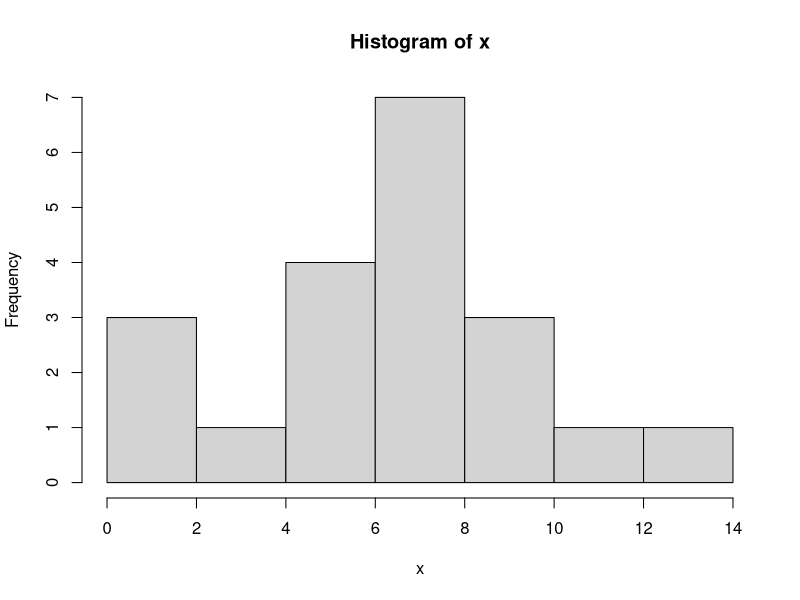
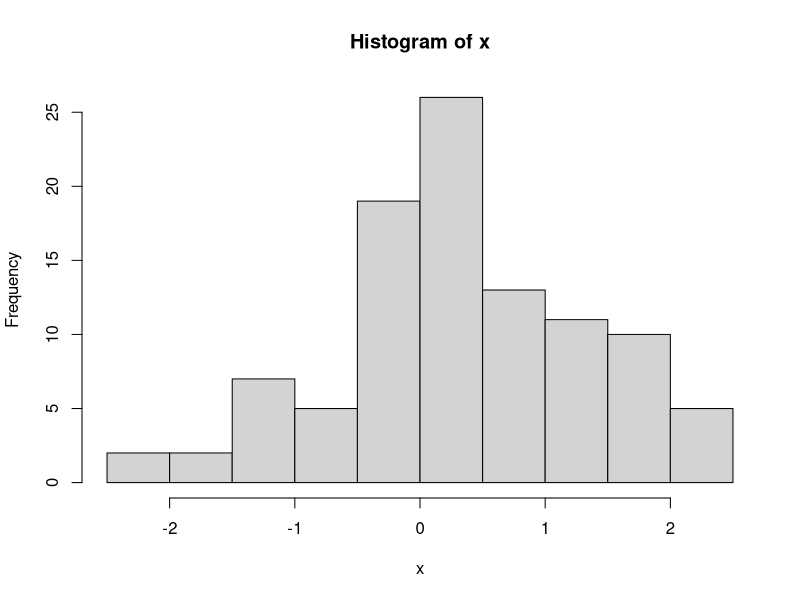
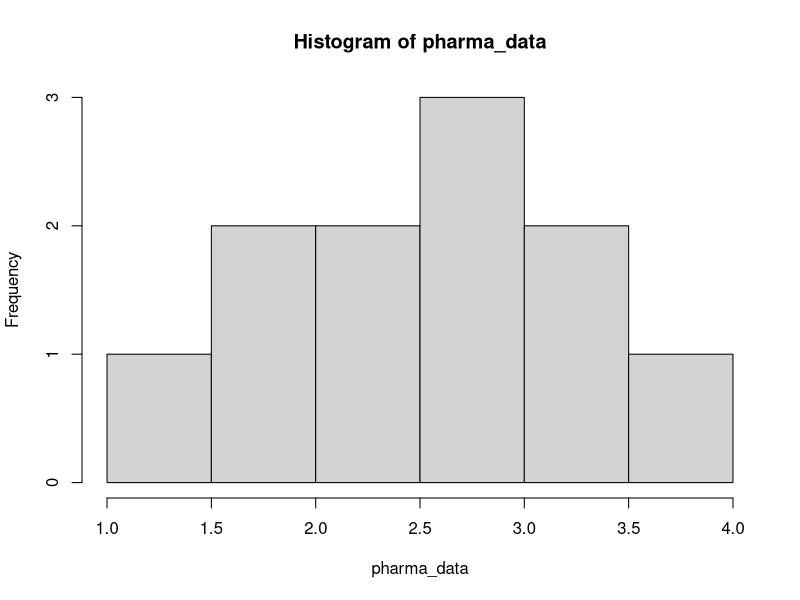
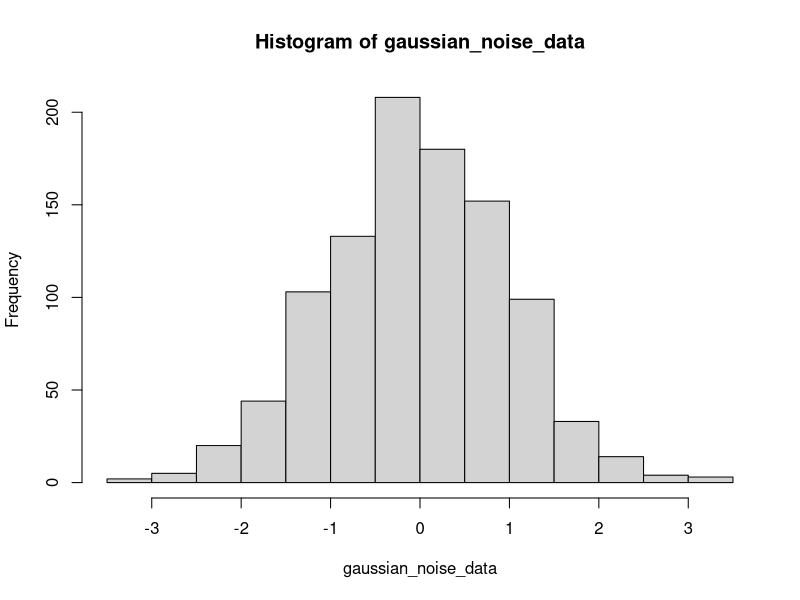
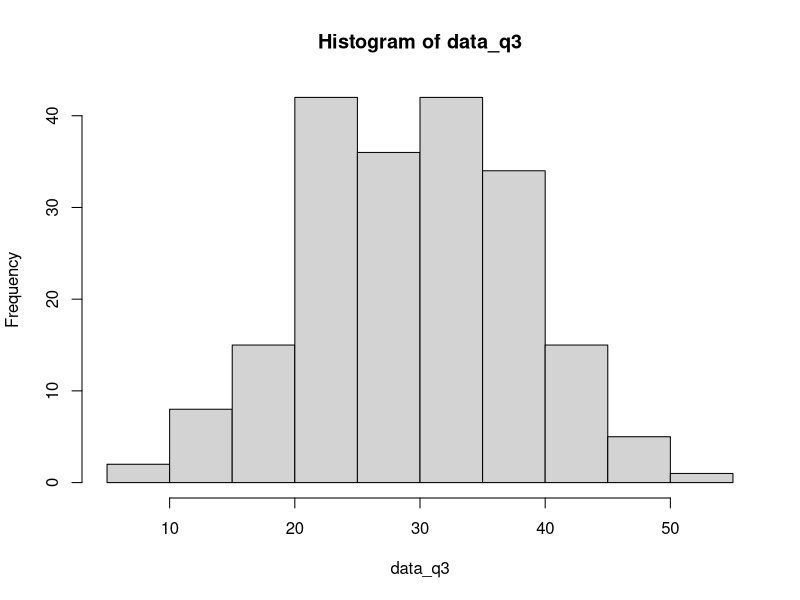
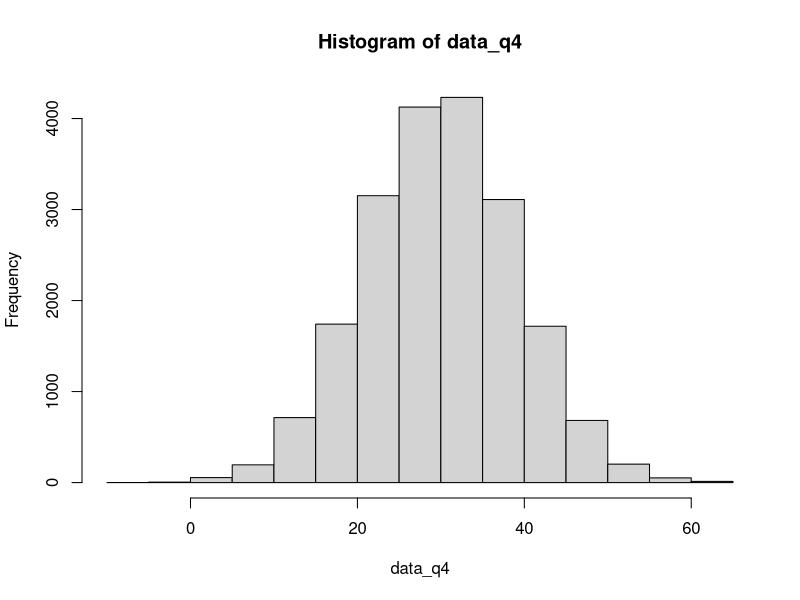
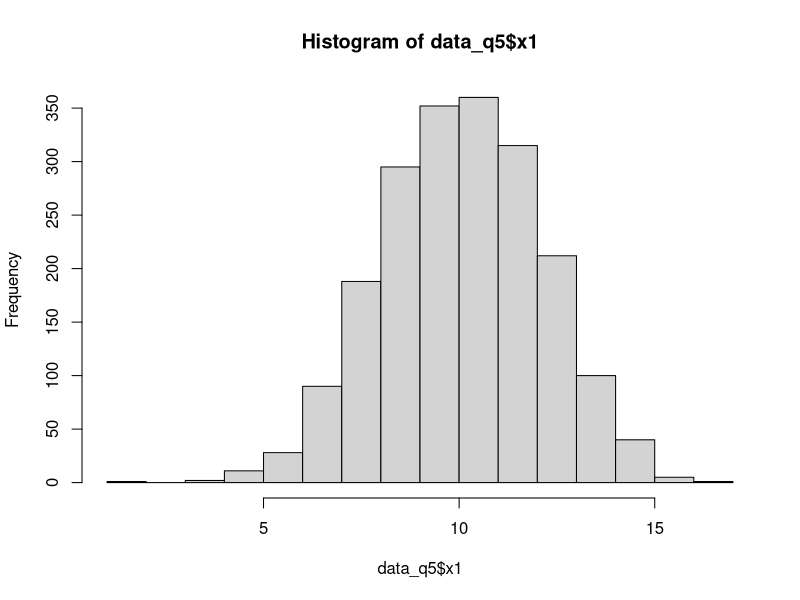
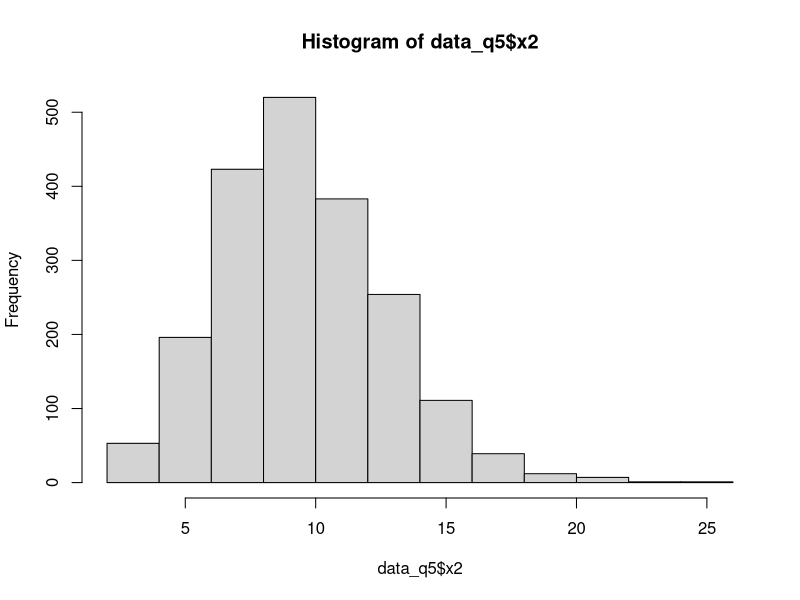

Source code (R) for these figures, in order:
# Store the data values in a vector x
x <- c(4.5, 6.5, 6.4, 8.9, 4.1, 6.4, 6.3, 9.1, 12.1, 1.4, 1.4, 4.6, 1.6, 9.8, 
       7.2, 6.5, 4.1, 6.5, 11.6, 2.9)

# View x
x

# Find the average
mean(x)

# Find the standard deviation
sd(x)

# Find the number of observations
length(x)

summary(x)

hist(x)

set.seed(6142)
n <- 100
x <- rnorm(n)

hist(x)

?rnorm

data1 <- read.csv("Lab0a.csv")
data1

data1$var1

mean(data1$var1)

# Questions

# Q1
pharma_data <- c(1.1, 1.8, 2, 2.4, 2.5, 2.8, 2.9, 3, 3.4, 3.4, 4)
length(pharma_data)
hist(pharma_data)
summary(pharma_data)
sd(pharma_data)
mean(pharma_data)

# Q2
?rnorm
set.seed(42)
gaussian_noise_data <- rnorm(1000)
length(gaussian_noise_data)
hist(gaussian_noise_data)

# Q3
set.seed(39)
data_q3 <- rnorm(200, mean=30, sd=9)
mean(data_q3)
sd(data_q3)
hist(data_q3)

# Q4
data_q4 <- rnorm(20000, 30, 9)
mean(data_q4)
sd(data_q4)
hist(data_q4)  # Observation: more closely resembles a normal distribution

# Q5
data_q5 <- read.csv("Lab0b.csv")
head(data_q5)
summary(data_q5$x1)  # Normal distribution, mean = 10, sd = 3?
hist(data_q5$x1)  
summary(data_q5$x2)  # Uni-modal, Right-tailed distribution
hist(data_q5$x2)
summary(data_q5$x3)
hist(data_q5$x3)  # Uniform distribution

# Q6
# Improving the presentation of hist generated in Q1
?hist
hist(pharma_data, 
     col='pink',
     border='purple',
     main="Histogram of Pharmaceutical Data from Slides",
     xlab="Average Change in Blood Pressure",
     ylab="Frequency")
     
     